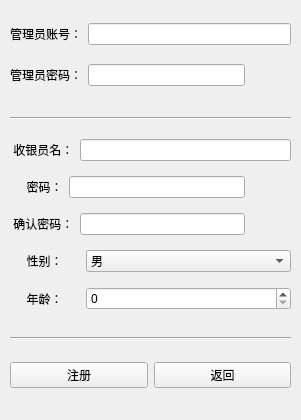
<?xml version="1.0" encoding="UTF-8"?>
<ui version="4.0">
 <class>RegisterDialog</class>
 <widget class="QDialog" name="RegisterDialog">
  <property name="geometry">
   <rect>
    <x>0</x>
    <y>0</y>
    <width>301</width>
    <height>420</height>
   </rect>
  </property>
  <property name="minimumSize">
   <size>
    <width>0</width>
    <height>0</height>
   </size>
  </property>
  <property name="windowTitle">
   <string>Dialog</string>
  </property>
  <widget class="QWidget" name="verticalLayoutWidget">
   <property name="geometry">
    <rect>
     <x>10</x>
     <y>10</y>
     <width>281</width>
     <height>91</height>
    </rect>
   </property>
   <layout class="QVBoxLayout" name="verticalLayout">
    <item>
     <layout class="QHBoxLayout" name="horizontalLayout">
      <item>
       <widget class="QLabel" name="label_2">
        <property name="text">
         <string>管理员账号：</string>
        </property>
       </widget>
      </item>
      <item>
       <widget class="QLineEdit" name="adminUsernameEdit"/>
      </item>
     </layout>
    </item>
    <item>
     <layout class="QHBoxLayout" name="horizontalLayout_2">
      <item>
       <widget class="QLabel" name="label_3">
        <property name="text">
         <string>管理员密码：</string>
        </property>
       </widget>
      </item>
      <item>
       <widget class="QLineEdit" name="adminPasswordEdit"/>
      </item>
      <item>
       <widget class="QPushButton" name="codeshow">
        <property name="text">
         <string/>
        </property>
        <property name="icon">
         <iconset resource="../../icon.qrc">
          <normaloff>:/LogIn/icon/codeshow.png</normaloff>:/LogIn/icon/codeshow.png</iconset>
        </property>
        <property name="flat">
         <bool>true</bool>
        </property>
       </widget>
      </item>
     </layout>
    </item>
   </layout>
  </widget>
  <widget class="Line" name="line">
   <property name="geometry">
    <rect>
     <x>10</x>
     <y>110</y>
     <width>281</width>
     <height>16</height>
    </rect>
   </property>
   <property name="orientation">
    <enum>Qt::Horizontal</enum>
   </property>
  </widget>
  <widget class="QWidget" name="verticalLayoutWidget_2">
   <property name="geometry">
    <rect>
     <x>10</x>
     <y>130</y>
     <width>281</width>
     <height>191</height>
    </rect>
   </property>
   <layout class="QVBoxLayout" name="verticalLayout_2">
    <item>
     <layout class="QHBoxLayout" name="horizontalLayout_3">
      <item>
       <widget class="QLabel" name="label_4">
        <property name="text">
         <string> 收银员名：</string>
        </property>
       </widget>
      </item>
      <item>
       <widget class="QLineEdit" name="usernameEdit"/>
      </item>
     </layout>
    </item>
    <item>
     <layout class="QHBoxLayout" name="horizontalLayout_5">
      <item>
       <widget class="QLabel" name="label_6">
        <property name="text">
         <string>     密码：</string>
        </property>
       </widget>
      </item>
      <item>
       <widget class="QLineEdit" name="passwordEdit"/>
      </item>
      <item>
       <widget class="QPushButton" name="codeshow_2">
        <property name="text">
         <string/>
        </property>
        <property name="icon">
         <iconset resource="../../icon.qrc">
          <normaloff>:/LogIn/icon/codeshow.png</normaloff>:/LogIn/icon/codeshow.png</iconset>
        </property>
        <property name="flat">
         <bool>true</bool>
        </property>
       </widget>
      </item>
     </layout>
    </item>
    <item>
     <layout class="QHBoxLayout" name="horizontalLayout_4">
      <item>
       <widget class="QLabel" name="label_5">
        <property name="text">
         <string> 确认密码：</string>
        </property>
       </widget>
      </item>
      <item>
       <widget class="QLineEdit" name="confirmPasswordEdit"/>
      </item>
      <item>
       <widget class="QPushButton" name="codeshow_3">
        <property name="text">
         <string/>
        </property>
        <property name="icon">
         <iconset resource="../../icon.qrc">
          <normaloff>:/LogIn/icon/codeshow.png</normaloff>:/LogIn/icon/codeshow.png</iconset>
        </property>
        <property name="flat">
         <bool>true</bool>
        </property>
       </widget>
      </item>
     </layout>
    </item>
    <item>
     <layout class="QHBoxLayout" name="horizontalLayout_7">
      <item>
       <widget class="QLabel" name="label_7">
        <property name="text">
         <string>     性别：</string>
        </property>
       </widget>
      </item>
      <item>
       <widget class="QComboBox" name="genderCombo">
        <property name="enabled">
         <bool>true</bool>
        </property>
        <property name="minimumSize">
         <size>
          <width>205</width>
          <height>0</height>
         </size>
        </property>
        <property name="currentText">
         <string>其他</string>
        </property>
        <item>
         <property name="text">
          <string>男</string>
         </property>
        </item>
        <item>
         <property name="text">
          <string>女</string>
         </property>
        </item>
        <item>
         <property name="text">
          <string>其他</string>
         </property>
        </item>
       </widget>
      </item>
     </layout>
    </item>
    <item>
     <layout class="QHBoxLayout" name="horizontalLayout_8">
      <item>
       <widget class="QLabel" name="label_8">
        <property name="text">
         <string>     年龄：</string>
        </property>
       </widget>
      </item>
      <item>
       <widget class="QSpinBox" name="ageSpinBox">
        <property name="minimumSize">
         <size>
          <width>205</width>
          <height>0</height>
         </size>
        </property>
        <property name="maximum">
         <number>120</number>
        </property>
       </widget>
      </item>
     </layout>
    </item>
   </layout>
  </widget>
  <widget class="Line" name="line_2">
   <property name="geometry">
    <rect>
     <x>10</x>
     <y>330</y>
     <width>281</width>
     <height>16</height>
    </rect>
   </property>
   <property name="orientation">
    <enum>Qt::Horizontal</enum>
   </property>
  </widget>
  <widget class="QWidget" name="horizontalLayoutWidget_3">
   <property name="geometry">
    <rect>
     <x>10</x>
     <y>350</y>
     <width>281</width>
     <height>51</height>
    </rect>
   </property>
   <layout class="QHBoxLayout" name="horizontalLayout_6">
    <item>
     <widget class="QPushButton" name="registerButton">
      <property name="text">
       <string>注册</string>
      </property>
     </widget>
    </item>
    <item>
     <widget class="QPushButton" name="backButton">
      <property name="text">
       <string>返回</string>
      </property>
     </widget>
    </item>
   </layout>
  </widget>
 </widget>
 <resources>
  <include location="../../icon.qrc"/>
 </resources>
 <connections/>
</ui>
